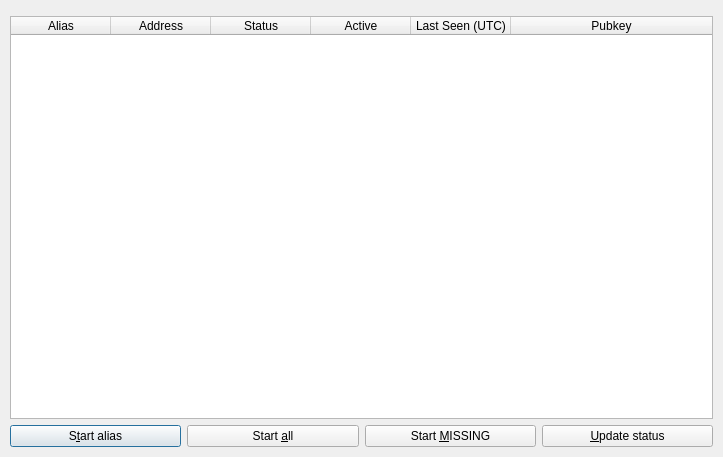
<?xml version="1.0" encoding="UTF-8"?>
<ui version="4.0">
 <class>MasternodeList</class>
 <widget class="QDialog" name="MasternodeList">
  <property name="geometry">
   <rect>
    <x>0</x>
    <y>0</y>
    <width>723</width>
    <height>457</height>
   </rect>
  </property>
  <property name="windowTitle">
   <string>Form</string>
  </property>
  <property name="styleSheet">
   <string notr="true">QDialog{border-image: url(':/images/background') 0 0 0 0 stretch stretch;} QButton !ToggleButton {margin:25px;}</string>
  </property>
  <property name="sizeGripEnabled">
   <bool>false</bool>
  </property>
  <layout class="QVBoxLayout" name="topLayout">
   <property name="leftMargin">
    <number>10</number>
   </property>
   <property name="topMargin">
    <number>10</number>
   </property>
   <property name="rightMargin">
    <number>10</number>
   </property>
   <property name="bottomMargin">
    <number>10</number>
   </property>
   <item>
    <layout class="QVBoxLayout" name="verticalLayout_2">
     <item>
      <widget class="ToggleButton" name="toggleStaking" native="true">
       <property name="layoutDirection">
        <enum>Qt::RightToLeft</enum>
       </property>
       <property name="OptionA">
        <string>Staking Enabled</string>
       </property>
       <property name="OptionB">
        <string>Staking Disabled</string>
       </property>
       <property name="fixedSize">
        <size>
         <width>240</width>
         <height>55</height>
        </size>
       </property>
      </widget>
     </item>
     <item>
      <widget class="QTableWidget" name="tableWidgetMyMasternodes">
       <property name="sizePolicy">
        <sizepolicy hsizetype="Expanding" vsizetype="Expanding">
         <horstretch>0</horstretch>
         <verstretch>0</verstretch>
        </sizepolicy>
       </property>
       <property name="minimumSize">
        <size>
         <width>695</width>
         <height>0</height>
        </size>
       </property>
       <property name="palette">
        <palette>
         <active>
          <colorrole role="Text">
           <brush brushstyle="SolidPattern">
            <color alpha="255">
             <red>51</red>
             <green>51</green>
             <blue>51</blue>
            </color>
           </brush>
          </colorrole>
         </active>
         <inactive>
          <colorrole role="Text">
           <brush brushstyle="SolidPattern">
            <color alpha="255">
             <red>51</red>
             <green>51</green>
             <blue>51</blue>
            </color>
           </brush>
          </colorrole>
         </inactive>
         <disabled>
          <colorrole role="Text">
           <brush brushstyle="SolidPattern">
            <color alpha="255">
             <red>85</red>
             <green>85</green>
             <blue>85</blue>
            </color>
           </brush>
          </colorrole>
         </disabled>
        </palette>
       </property>
       <property name="frameShadow">
        <enum>QFrame::Plain</enum>
       </property>
       <property name="editTriggers">
        <set>QAbstractItemView::NoEditTriggers</set>
       </property>
       <property name="alternatingRowColors">
        <bool>true</bool>
       </property>
       <property name="selectionMode">
        <enum>QAbstractItemView::SingleSelection</enum>
       </property>
       <property name="selectionBehavior">
        <enum>QAbstractItemView::SelectRows</enum>
       </property>
       <property name="showGrid">
        <bool>false</bool>
       </property>
       <property name="sortingEnabled">
        <bool>true</bool>
       </property>
       <property name="cornerButtonEnabled">
        <bool>false</bool>
       </property>
       <attribute name="horizontalHeaderStretchLastSection">
        <bool>true</bool>
       </attribute>
       <column>
        <property name="text">
         <string>Alias</string>
        </property>
       </column>
       <column>
        <property name="text">
         <string>Address</string>
        </property>
       </column>
       <column>
        <property name="text">
         <string>Status</string>
        </property>
       </column>
       <column>
        <property name="text">
         <string>Active</string>
        </property>
       </column>
       <column>
        <property name="text">
         <string>Last Seen (UTC)</string>
        </property>
       </column>
       <column>
        <property name="text">
         <string>Pubkey</string>
        </property>
       </column>
      </widget>
     </item>
     <item>
      <layout class="QHBoxLayout" name="horizontalLayout_5">
       <property name="bottomMargin">
        <number>0</number>
       </property>
       <item>
        <widget class="QPushButton" name="startButton">
         <property name="text">
          <string>S&amp;tart alias</string>
         </property>
        </widget>
       </item>
       <item>
        <widget class="QPushButton" name="startAllButton">
         <property name="text">
          <string>Start &amp;all</string>
         </property>
        </widget>
       </item>
       <item>
        <widget class="QPushButton" name="startMissingButton">
         <property name="text">
          <string>Start &amp;MISSING</string>
         </property>
        </widget>
       </item>
       <item>
        <widget class="QPushButton" name="UpdateButton">
         <property name="text">
          <string>&amp;Update status</string>
         </property>
        </widget>
       </item>
      </layout>
     </item>
    </layout>
   </item>
  </layout>
 </widget>
 <customwidgets>
  <customwidget>
   <class>ToggleButton</class>
   <extends>QWidget</extends>
   <header>togglebutton.h</header>
  </customwidget>
 </customwidgets>
 <resources/>
 <connections/>
</ui>
